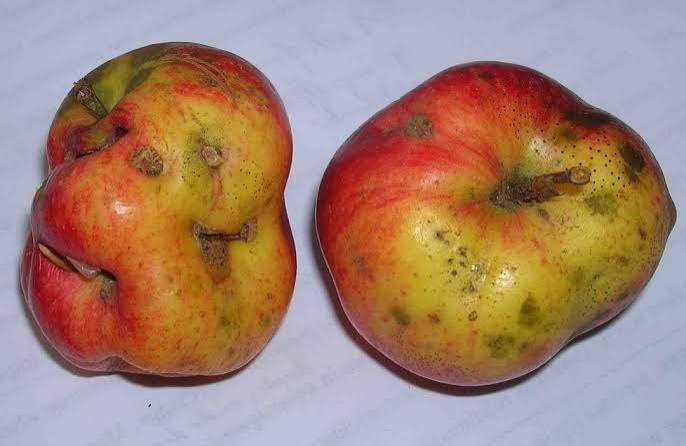
#> input picture data/test_user_apple.jpg, 686 x 446 px
$ python -i 09_train_ripeness_variety.py   (imports and definitions only)
#> lines starting #> are read from the running program, lines starting #| are printed output that depends on the picture
"""
09_train_ripeness_variety.py

Phase 9: Ripeness and Variety Classification
Parses the dataset: Ripeness Grading/day X / variety / APPLE Y / apple*.jpg
Groups by: {variety}_{apple_number} (GroupKFold to prevent apple leakage across folds)

Tasks:
1. Ripeness Grading (3 classes):
   - Under-ripe: Days 1–6 (class 0)
   - Ripe:       Days 7–12 (class 1)
   - Over-ripe:  Days 13–18 (class 2)
2. Variety Grading (5 classes):
   - Kinnaur (0)
   - Red Delicious New Zealand (1)
   - Red Delicious USA (2)
   - Royal Gala (3)
   - Washington (4)

Uses color + spatial feature extraction (HSV color moments + histogram) + GroupKFold classifier
for fast, reliable CPU cross-validation and evaluation.

Usage:
    python scripts/09_train_ripeness_variety.py
"""

import os
import sys
# [4 lines not run here, left out]

import re
from datetime import datetime
import numpy as np
import pandas as pd
from PIL import Image
import joblib
import matplotlib.pyplot as plt
import seaborn as sns
from sklearn.pipeline import Pipeline
from sklearn.preprocessing import StandardScaler
from sklearn.ensemble import HistGradientBoostingClassifier, RandomForestClassifier
from sklearn.model_selection import GroupKFold
from sklearn.metrics import accuracy_score, balanced_accuracy_score, f1_score, confusion_matrix

sys.path.insert(0, os.path.join(os.path.dirname(__file__), "..", "src"))
from constants import (
    RIPENESS_ROOT,
    DISCLAIMER_BANNER,
    RANDOM_SEED,
    MODELS_DIR as _MODELS_DIR_BASE,
    FIGURES_DIR,
    TABLES_DIR,
    DATA_DIR,
)

MODELS_DIR = os.path.join(_MODELS_DIR_BASE, "quality")
CACHE_PATH = os.path.join(DATA_DIR, "quality", "ripeness_variety_features.csv")

VARIETIES = [
    "kinnaur",
    "red delicious new zealand",
    "red delicious usa",
    "royal gala",
    "washington",
]

RIPENESS_NAMES = {0: "Under-ripe", 1: "Ripe", 2: "Over-ripe"}


def extract_visual_features(img_path: str) -> np.ndarray:
    """Extract HSV moments and RGB color statistics."""
#> called with img_path = '../data/test_user_apple.jpg'
    with Image.open(img_path) as im:
        # Resize for consistent rapid feature extraction
#> im is the input picture: PIL image 686x446 RGB; mean R, G, B 164.9, 132.1, 115.3
        im_small = im.resize((128, 128)).convert("RGB")
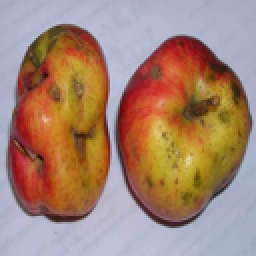
#> im_small: PIL image 128x128 RGB (shown 2 times larger); mean R, G, B 164.9, 132.1, 115.3
        rgb = np.array(im_small, dtype=float) / 255.0

    # RGB means and stds
    rgb_means = rgb.mean(axis=(0, 1))
#> rgb_means = [0.647, 0.518, 0.452]
    rgb_stds  = rgb.std(axis=(0, 1))
#> rgb_stds = [0.117, 0.203, 0.317]

    # HSV conversion
    hsv = im_small.convert("HSV")
#> hsv: PIL image 128x128 HSV; mean H, S, V 101, 114.1, 177
    hsv_arr = np.array(hsv, dtype=float) / 255.0
#> hsv_arr: shape (128, 128, 3) float64; mean of channels 0, 1, 2 0.396, 0.448, 0.694
    hsv_means = hsv_arr.mean(axis=(0, 1))
#> hsv_means = [0.396, 0.448, 0.694]
    hsv_stds  = hsv_arr.std(axis=(0, 1))
#> hsv_stds = [0.318, 0.311, 0.144]

    # 10-bin histograms per channel
    h_hist, _ = np.histogram(hsv_arr[:, :, 0], bins=8, range=(0, 1), density=True)
#> h_hist = [3.32, 0.511, 0, 0, 0.392, 3.18, 0.0522, 0.548]
    s_hist, _ = np.histogram(hsv_arr[:, :, 1], bins=8, range=(0, 1), density=True)
#> s_hist = [0.812, 2.96, 0.121, 0.202, 0.404, 1.23, 2.1, 0.17]
    v_hist, _ = np.histogram(hsv_arr[:, :, 2], bins=8, range=(0, 1), density=True)
#> v_hist = [0, 0.0493, 0.282, 0.655, 1.18, 1.61, 4.2, 0.0176]

    feats = np.concatenate([rgb_means, rgb_stds, hsv_means, hsv_stds, h_hist, s_hist, v_hist])
#> feats = 36 values, max 4.2 at index 34, min 0 at index 14, mean 0.793
    return feats


# [219 lines left out: functions collect_dataset, main, not called in this run]


# [2 lines not run here, left out]

>>> result = extract_visual_features('../data/test_user_apple.jpg')
#> result has the same summary as feats in extract_visual_features
